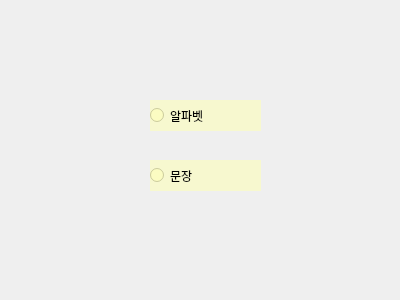
<?xml version="1.0" encoding="UTF-8"?>
<ui version="4.0">
 <class>Dialog</class>
 <widget class="QDialog" name="Dialog">
  <property name="geometry">
   <rect>
    <x>0</x>
    <y>0</y>
    <width>400</width>
    <height>300</height>
   </rect>
  </property>
  <property name="windowTitle">
   <string>Dialog</string>
  </property>
  <property name="styleSheet">
   <string notr="true">background:url(:/newPrefix/image/image.jfif)</string>
  </property>
  <widget class="QRadioButton" name="alpha">
   <property name="geometry">
    <rect>
     <x>150</x>
     <y>100</y>
     <width>111</width>
     <height>31</height>
    </rect>
   </property>
   <property name="styleSheet">
    <string notr="true">background:rgba(254, 255, 185,150);
font: 16pt &quot;-다정&quot;;</string>
   </property>
   <property name="text">
    <string>알파벳</string>
   </property>
  </widget>
  <widget class="QRadioButton" name="text">
   <property name="geometry">
    <rect>
     <x>150</x>
     <y>160</y>
     <width>111</width>
     <height>31</height>
    </rect>
   </property>
   <property name="styleSheet">
    <string notr="true">background:rgba(254, 255, 185,150);
font: 16pt &quot;-다정&quot;;</string>
   </property>
   <property name="text">
    <string>문장</string>
   </property>
  </widget>
 </widget>
 <resources>
  <include location="background9.qrc"/>
 </resources>
 <connections/>
</ui>
